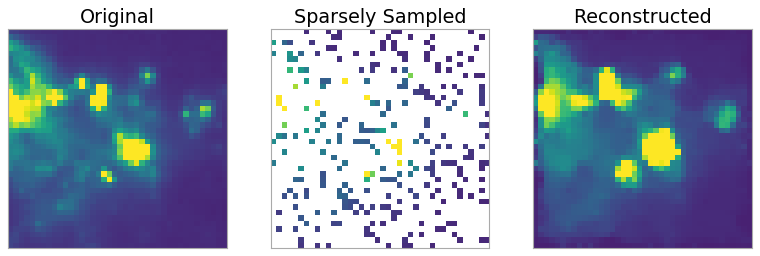

The script that drew this image:
import numpy as np
import matplotlib.pyplot as plt

from astropy.io import fits
from astropy.utils.data import get_pkg_data_filename
from astropy.convolution import Gaussian2DKernel, interpolate_replace_nans

# Load the data from data.astropy.org
filename = get_pkg_data_filename('galactic_center/gc_msx_e.fits')

hdu = fits.open(filename)[0]
img = hdu.data[50:90, 60:100] * 1e5

indices = np.random.randint(low=0, high=img.size, size=300)

sampled_data = img.flat[indices]

# Build a new, sparsely sampled version of the original image
new_img = np.tile(np.nan, img.shape)
new_img.flat[indices] = sampled_data

# We smooth with a Gaussian kernel with stddev=1
# It is a 9x9 array
kernel = Gaussian2DKernel(stddev=1)

# create a "reconstructed" image with NaNs replaced by interpolated values
reconstructed_image = interpolate_replace_nans(new_img, kernel)

# Now we do a bunch of plots.  In the first two plots, the originally masked
# values are marked with red X's
plt.figure(1, figsize=(12, 6)).clf()
ax1 = plt.subplot(1, 3, 1)
im = ax1.imshow(img, vmin=-2., vmax=2.e1, origin='lower',
                interpolation='nearest', cmap='viridis')
y, x = np.where(np.isnan(img))
ax1.set_autoscale_on(False)
ax1.set_title("Original")
ax1.set_xticklabels([])
ax1.set_yticklabels([])

ax2 = plt.subplot(1, 3, 2)
im = ax2.imshow(new_img, vmin=-2., vmax=2.e1, origin='lower',
                interpolation='nearest', cmap='viridis')
ax2.set_title("Sparsely Sampled")
ax2.set_xticklabels([])
ax2.set_yticklabels([])

ax2 = plt.subplot(1, 3, 3)
im = ax2.imshow(reconstructed_image, vmin=-2., vmax=2.e1, origin='lower',
                interpolation='nearest', cmap='viridis')
ax2.set_title("Reconstructed")
ax2.set_xticklabels([])
ax2.set_yticklabels([])
